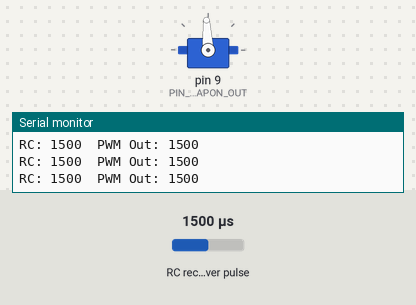
Bench run of a sketch on a simulated Arduino Uno, built with avr-gcc and run on an emulated ATmega328P. Parts: servo, the last lines printed to the serial monitor. Wiring (inferred from the names in the program): RC receiver channel: data pin 2. The test bench sets the inputs (shaded band); at power-on: RC receiver pulse 1500 µs.

Above: at 6.2 s.
6.3 s: RC receiver pulse (sensor on pin 2) set to 1250 µs
At 6.7 s:
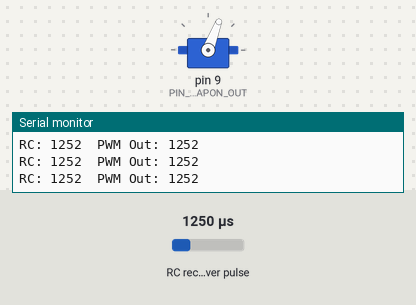
7.8 s: RC receiver pulse (sensor on pin 2) set to 1750 µs
At 9.0 s:
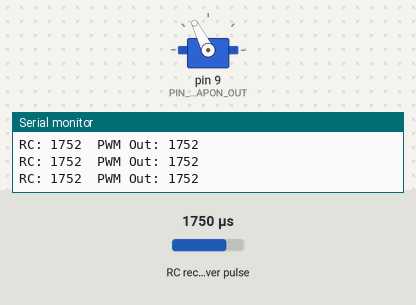
9.3 s: RC receiver pulse (sensor on pin 2) set to 1980 µs
At 10.3 s:
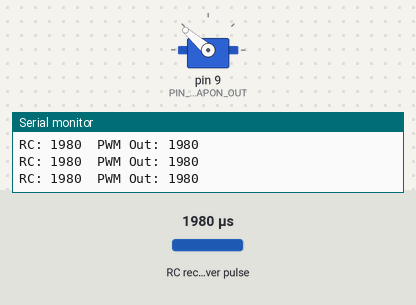
10.8 s: RC receiver pulse (sensor on pin 2) set to 1500 µs
At 11.4 s:
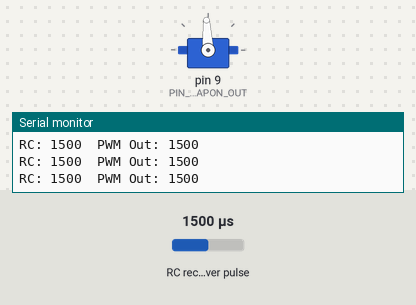
Timing chart, 0 to 13.3 s (numbered marks = the images above; inputs shaded):
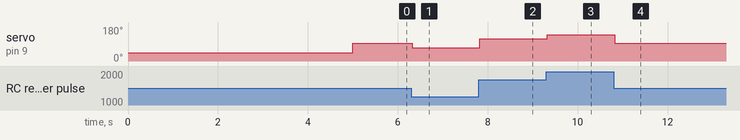

The sketch:

testBothWeaponRC.ino
```cpp
#include <Servo.h>

const int PIN_WEAPON_OUT = 9;
const int PIN_RC_WEAPON_INPUT = 2;   // must be interrupt pin on Uno
const int PWM_MIN = 1000;
const int PWM_MAX = 2000;

Servo weaponESC;

volatile unsigned long riseTime = 0;
volatile unsigned int rcValue = 1500;
volatile bool newPulse = false;

void rcISR() {
  if (digitalRead(PIN_RC_WEAPON_INPUT) == HIGH) {
    riseTime = micros();
  } else {
    unsigned long width = micros() - riseTime;
    if (width >= 900 && width <= 2100) {
      rcValue = width;
      newPulse = true;
    }
  }
}

void setup() {
  Serial.begin(115200);
  pinMode(PIN_RC_WEAPON_INPUT, INPUT);
  weaponESC.attach(PIN_WEAPON_OUT);

  attachInterrupt(digitalPinToInterrupt(PIN_RC_WEAPON_INPUT), rcISR, CHANGE);

  Serial.println("Arming ESC...");
  weaponESC.writeMicroseconds(PWM_MIN);
  delay(5000);
  Serial.println("ESC armed.");
}

void loop() {
  static unsigned long lastGoodSignal = 0;
  static unsigned long lastPrint = 0;

  noInterrupts();
  unsigned int currentRC = rcValue;
  bool gotPulse = newPulse;
  newPulse = false;
  interrupts();

  if (gotPulse) {
    lastGoodSignal = millis();
    int pwmOut = constrain(currentRC, PWM_MIN, PWM_MAX);
    weaponESC.writeMicroseconds(pwmOut);

    if (millis() - lastPrint > 100) {
      Serial.print("RC: ");
      Serial.print(currentRC);
      Serial.print("  PWM Out: ");
      Serial.println(pwmOut);
      lastPrint = millis();
    }
  } else if (millis() - lastGoodSignal > 100) {
    weaponESC.writeMicroseconds(PWM_MIN);

    if (millis() - lastPrint > 200) {
      Serial.println("FAILSAFE");
      lastPrint = millis();
    }
  }
}
```

Measured:
- after the input at 6.3 s, servo on pin 9 (PIN_WEAPON_OUT): 93° → 69° at once
- after the input at 7.8 s, servo on pin 9 (PIN_WEAPON_OUT): 69° → 117° at once
- after the input at 9.3 s, servo on pin 9 (PIN_WEAPON_OUT): 117° → 139° at once
- after the input at 10.8 s, servo on pin 9 (PIN_WEAPON_OUT): 139° → 93° at once
